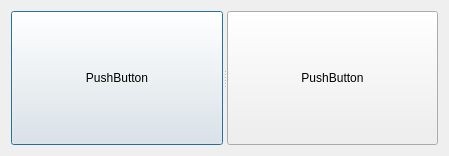
<?xml version="1.0" encoding="UTF-8"?>
<ui version="4.0">
 <class>Dialog</class>
 <widget class="QDialog" name="Dialog">
  <property name="geometry">
   <rect>
    <x>0</x>
    <y>0</y>
    <width>449</width>
    <height>156</height>
   </rect>
  </property>
  <property name="windowTitle">
   <string>Dialog</string>
  </property>
  <layout class="QHBoxLayout" name="horizontalLayout">
   <item>
    <widget class="QSplitter" name="splitter">
     <property name="orientation">
      <enum>Qt::Horizontal</enum>
     </property>
     <widget class="QPushButton" name="pushButton">
      <property name="text">
       <string>PushButton</string>
      </property>
     </widget>
     <widget class="QPushButton" name="pushButton_2">
      <property name="text">
       <string>PushButton</string>
      </property>
     </widget>
    </widget>
   </item>
  </layout>
 </widget>
 <resources/>
 <connections/>
</ui>
